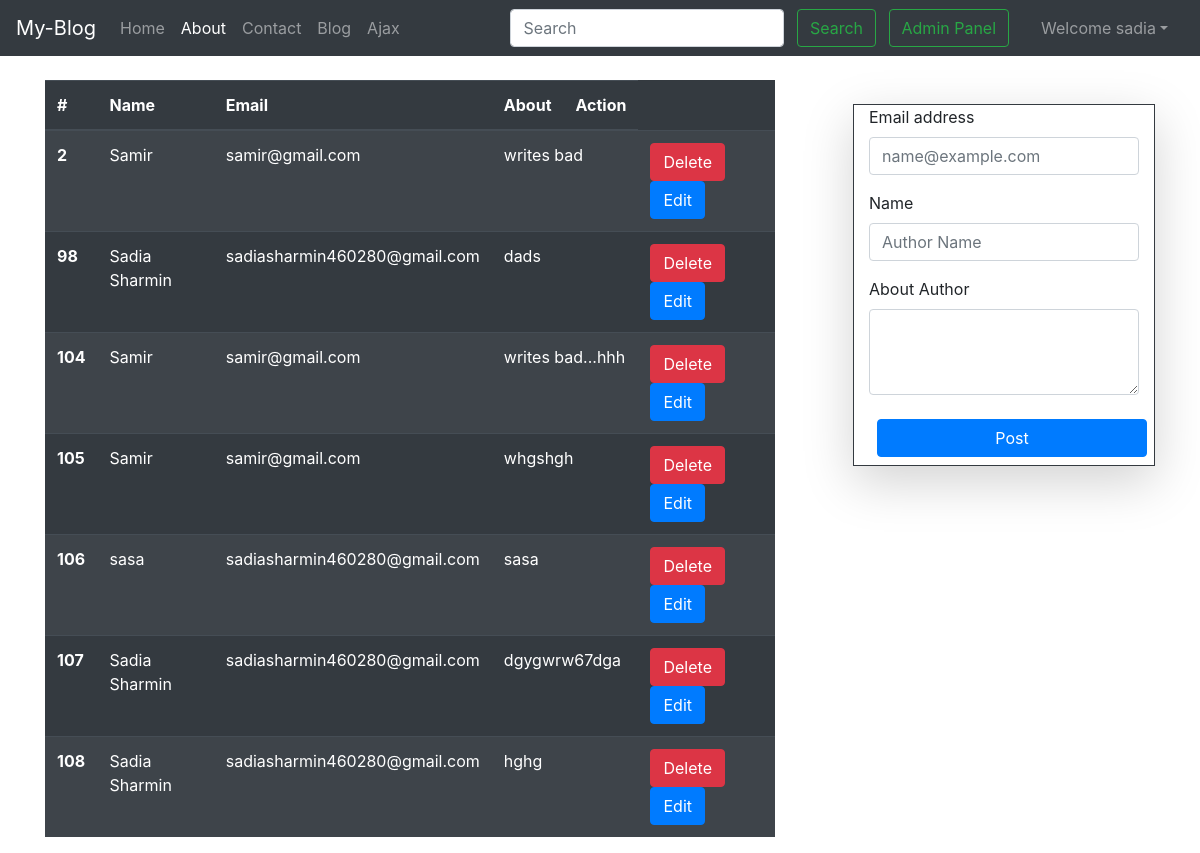
Screenshot of /about (signed in) with the database file from the repository.
### home/models.py (models this page shows)
class About(models.Model):
     name= models.CharField(max_length=255)
     email= models.CharField(max_length=100)
     status= models.CharField(max_length=100,default='writer')
     about= models.TextField()
     def __str__(self):
        return "About of  "+self.email +' - ' +self.name

### home/views.py (the view, shortened to what this page needs)
# urls.py: path('about', views.about,name='about'),
def about(request):
    allAbout= About.objects.all()
    a=list(allAbout)
    print(allAbout)
    allAbout={"allAbout": allAbout}
    return render(request,"home/about.html",allAbout)

### templates/home/about.html (shortened to what this page needs)
{% extends 'base.html' %}
{% block aboutactive %} active {% endblock aboutactive %}
{% block body %}
<div class="container ">
    <div class="row">
      <div class="col-8 mt-4 mr-5 ">
        <table  class="table table-dark table-striped">
            <thead>
              <tr>
                <th scope="col">#</th>
                <th scope="col">Name</th>
                <th scope="col">Email</th>
                <th scope="col" colspan="3">About</th>
                <th scope="col" >Action</th>
              </tr>
            </thead>
            <tbody id='tbody'>
             {% for about in allAbout  %}
             <tr >
                <th scope="row">{{about.id}}</th>
                <td>{{about.name}}</td>
                <td>{{about.email}}</td>
                <td colspan="5">{{about.about}}</td>
                <td ><input class="btn btn-danger btnDelete" data-sid="{{about.id}}" type="button" value="Delete">
                    <input class="btn btn-primary btnEdit" data-sid="{{about.id}}" type="submit" value="Edit">
                </td>
              </tr>
             {% endfor %}
            </tbody>
          </table>
      </div>
      <div class="col">
        <div class='container mt-5 border-dark border border-2 shadow-lg'>
            <form id='form' >
                <div class="mb-3">
                    <label for="exampleFormControlInput1" class="form-label" >Email address</label>
                    <input type="email" class="form-control" name='email' id='emailid' placeholder="name@example.com">
                  </div>
                <div class="mb-3">
                    <label for="exampleFormControlInput1" class="form-label" >Name</label>
                    <input type="name" class="form-control" name='name' id='nameid' placeholder="Author Name">
                  </div>
                  <div class="mb-3">
                    <label for="exampleFormControlTextarea1" class="form-label">About Author</label>
                    <textarea class="form-control" id='aboutid' name='about' rows="3"></textarea>
                  </div>
                  <input class="btn btn-primary w-100 m-2" id='postbtn' value="Post">
            </form>
        </div>
      </div>
    </div>
  </div>
 {% endblock %}

### templates/base.html (shortened to what this page needs)
<!doctype html>
<html lang="en">
  <head>
    <link rel="stylesheet" href="https://stackpath.bootstrapcdn.com/bootstrap/4.5.2/css/bootstrap.min.css">
  </head>
  <body>
    <nav class="navbar navbar-expand-lg navbar-dark bg-dark">
        <a class="navbar-brand" href="/">My-Blog</a>
        <div class="collapse navbar-collapse" id="navbarSupportedContent">
          <ul class="navbar-nav mr-auto">
            <li class="nav-item {% block homeactive %}  {% endblock homeactive %}">
              <a class="nav-link" href="/">Home <span class="sr-only">(current)</span></a>
            </li>
            <li class="nav-item {% block aboutactive %}  {% endblock aboutactive %}" >
              <a class="nav-link" href="/about">About</a>
            </li>
            <li class="nav-item {% block contactactive %}  {% endblock contactactive %} ">
              <a class="nav-link" href="/contact">Contact</a>
            </li>
            <li class="nav-item {% block blogactive %}  {% endblock blogactive %} ">
              <a class="nav-link" href="/blog">Blog</a>
            </li>
            <li class="nav-item ">
              <a class="nav-link" href="/ajax">Ajax</a>
            </li>
          </ul>
          <div class="ml-auto form-inline ">
          <form method="get" action="/search"class="my-2 my-lg-0 mx-3">
            <input class="form-control mr-sm-2" type="search" placeholder="Search" aria-label="Search" name="query" id="query">
            <button class="btn btn-outline-success my-2 my-sm-0 " type="submit">Search</button>
            <a href="/admin" role="button" target="_blank" class="btn btn-outline-success m-2 my-sm-0"> Admin Panel </a>
          </form>
{% if user.is_authenticated %}
<ul class="navbar-nav mr-2">
<li class="nav-item dropdown">
<a class="nav-link dropdown-toggle" href='#' id="navbarDropdown" role="button" data-toggle="dropdown"> Welcome {{request.user}}</a>
      </li>
      </ul>
      </div>
{% endif %}
        </div>
      </nav>
      {% block body %}  {% endblock body %}
  </body>
</html>

### rows the page displays
About: id "2", name "Samir", email "samir@gmail.com", about "writes bad"
About: id "98", name "Sadia Sharmin", email "sadiasharmin460280@gmail.com", about "dads"
About: id "104", name "Samir", email "samir@gmail.com", about "writes bad...hhh"
About: id "105", name "Samir", email "samir@gmail.com", about "whgshgh"
About: id "106", name "sasa", email "sadiasharmin460280@gmail.com", about "sasa"
About: id "107", name "Sadia Sharmin", email "sadiasharmin460280@gmail.com", about "dgygwrw67dga"
About: id "108", name "Sadia Sharmin", email "sadiasharmin460280@gmail.com", about "hghg"

### other values shown
{{ request.user }} "sadia"
